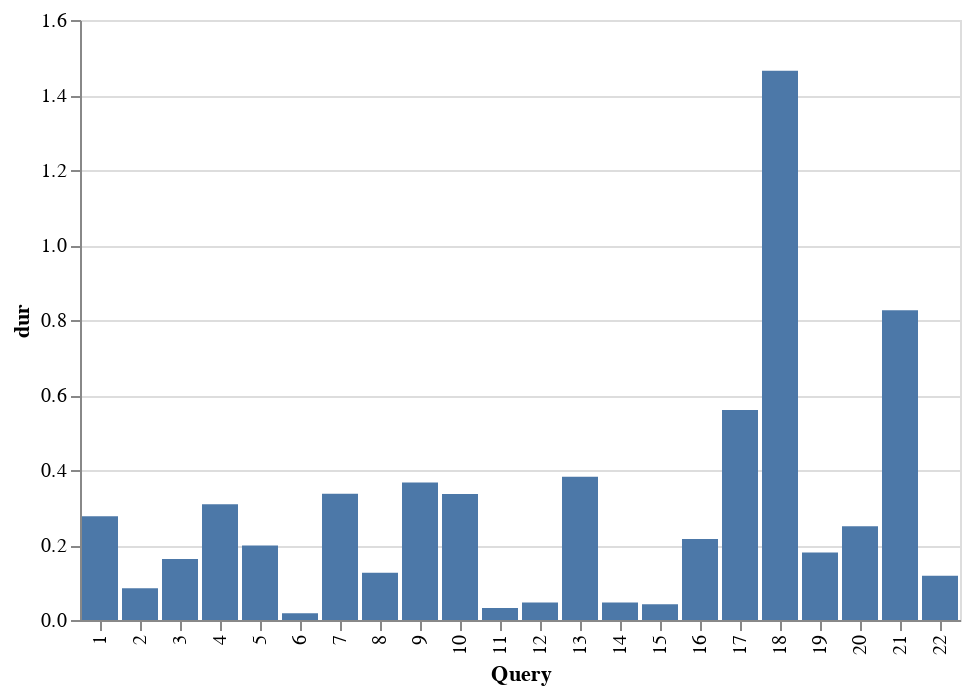

The code cell stored with this chart in its notebook:
### Code cell
import altair as alt
alt.Chart(df).mark_bar().encode(
    alt.X('Query',type='nominal'),
    y='dur'
)

### Figure 1 — Vega-Lite specification as saved in the notebook (floating-point values rounded to 4 significant figures)
{"config": {"view": {"continuousWidth": 400, "continuousHeight": 300}}, "data": {"name": "data-d5c7e6685c1dbc26cb052436ae02c863"}, "mark": "bar", "encoding": {"x": {"field": "Query", "type": "nominal"}, "y": {"field": "dur", "type": "quantitative"}}, "$schema": "https://vega.github.io/schema/vega-lite/v4.17.0.json", "datasets": {"data-d5c7e6685c1dbc26cb052436ae02c863": [{"Query": 1, "dur": 0.277}, {"Query": 2, "dur": 0.085}, {"Query": 3, "dur": 0.163}, {"Query": 4, "dur": 0.309}, {"Query": 5, "dur": 0.199}, {"Query": 6, "dur": 0.018}, {"Query": 7, "dur": 0.337}, {"Query": 8, "dur": 0.126}, {"Query": 9, "dur": 0.367}, {"Query": 10, "dur": 0.336}, {"Query": 11, "dur": 0.032}, {"Query": 12, "dur": 0.047}, {"Query": 13, "dur": 0.382}, {"Query": 14, "dur": 0.047}, {"Query": 15, "dur": 0.042}, {"Query": 16, "dur": 0.216}, {"Query": 17, "dur": 0.56}, {"Query": 18, "dur": 1.465}, {"Query": 19, "dur": 0.18}, {"Query": 20, "dur": 0.25}, {"Query": 21, "dur": 0.826}, {"Query": 22, "dur": 0.118}]}}
